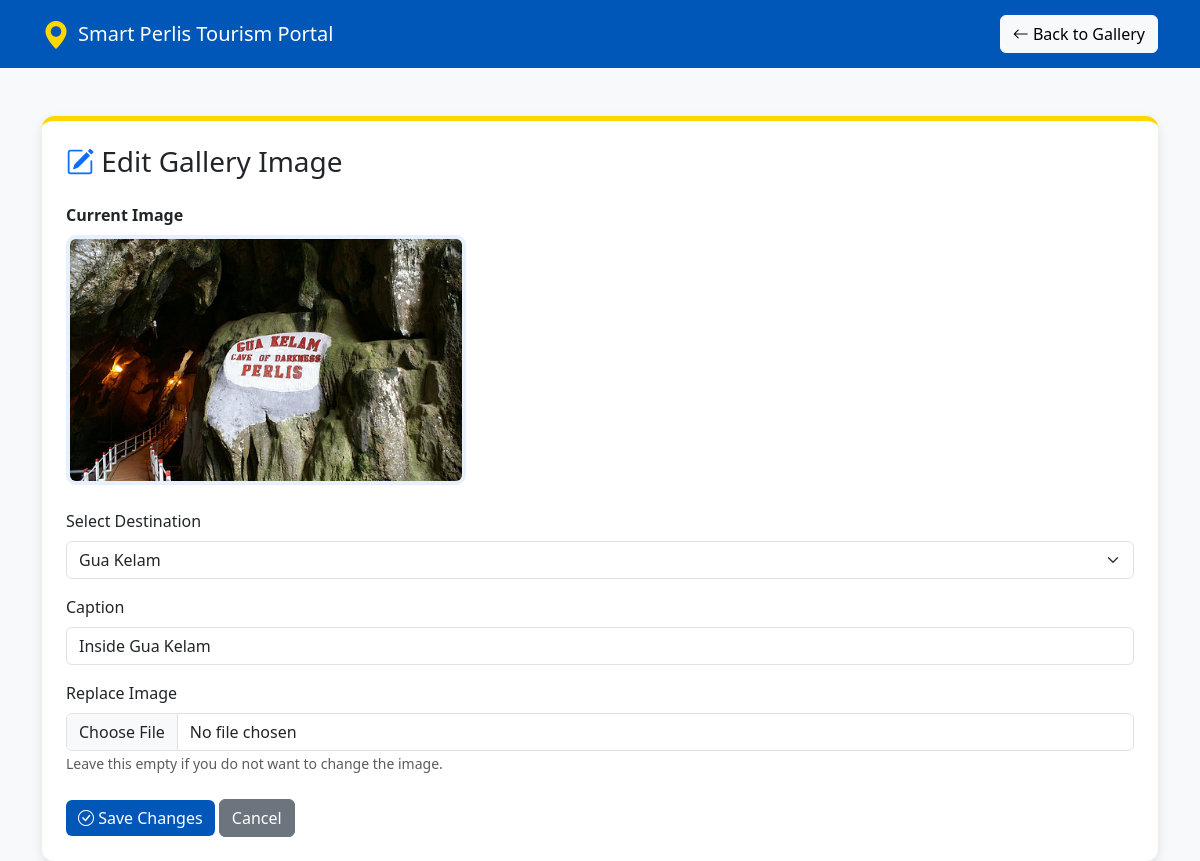
Screenshot of /admin/edit_gallery.php?id=2 (signed in) with the database file from the repository.
### tables this page shows
CREATE TABLE `gallery` (
  `gallery_id` int(11) NOT NULL,
  `title` varchar(100) DEFAULT NULL,
  `image` varchar(255) DEFAULT NULL,
  `caption` varchar(255) DEFAULT NULL,
  `destination_id` int(11) DEFAULT NULL
);

CREATE TABLE `destinations` (
  `destination_id` int(11) NOT NULL,
  `destination_name` varchar(100) NOT NULL,
  `category` varchar(50) DEFAULT NULL,
  `location` varchar(100) DEFAULT NULL,
  `description` text DEFAULT NULL,
  `image` varchar(255) DEFAULT NULL,
  `created_at` timestamp NOT NULL DEFAULT current_timestamp()
);

### admin/edit_gallery.php (the view, shortened to what this page needs)
<?php
include("../config.php");
$id = (int) $_GET['id'];
$result = mysqli_query(
    $conn,
    "SELECT *
     FROM gallery
     WHERE gallery_id='$id'"
);
$gallery = mysqli_fetch_assoc($result);
?>
<!DOCTYPE html>
<html lang="en">
<head>
<link
    href="https://cdn.jsdelivr.net/npm/bootstrap@5.3.3/dist/css/bootstrap.min.css"
    rel="stylesheet"
>
<link
    href="https://cdn.jsdelivr.net/npm/bootstrap-icons@1.11.3/font/bootstrap-icons.css"
    rel="stylesheet"
>
</head>
<body class="bg-light">
<nav class="navbar navbar-dark navbar-blue">
<div class="container">
<a class="navbar-brand d-flex align-items-center gap-2">
<i class="bi bi-geo-alt-fill logo-icon"></i>
<span>
Smart Perlis Tourism Portal
</span>
</a>
<a
    href="manage_gallery.php"
    class="btn btn-light"
>
<i class="bi bi-arrow-left"></i>
Back to Gallery
</a>
</div>
</nav>
<div class="container mt-5">
<div class="card edit-card p-4">
<h3 class="mb-4">
<i class="bi bi-pencil-square text-primary"></i>
Edit Gallery Image
</h3>
<form
    method="POST"
    enctype="multipart/form-data"
>
<div class="mb-4">
<label class="form-label fw-bold">
Current Image
</label>
<br>
<img
    src="../assets/images/<?php
        echo htmlspecialchars($gallery['image']);
    ?>"
    class="current-image"
    alt="Current Gallery Image"
>
</div>
<div class="mb-3">
<label class="form-label">
Select Destination
</label>
<select
    name="destination"
    class="form-select"
    required
>
<?php
$destination = mysqli_query(
    $conn,
    "SELECT * FROM destinations
     ORDER BY destination_name ASC"
);
while($row = mysqli_fetch_assoc($destination)){
?>
<option
    value="<?php echo $row['destination_id']; ?>"
    <?php
    if(
        $row['destination_id']
        ==
        $gallery['destination_id']
    ){
        echo "selected";
    }
    ?>
>
<?php
echo htmlspecialchars(
    $row['destination_name']
);
?>
</option>
<?php
}
?>
</select>
</div>
<div class="mb-3">
<label class="form-label">
Caption
</label>
<input
    type="text"
    name="caption"
    class="form-control"
    value="<?php
        echo htmlspecialchars(
            $gallery['caption']
        );
    ?>"
>
</div>
<div class="mb-4">
<label class="form-label">
Replace Image
</label>
<input
    type="file"
    name="image"
    class="form-control"
    accept="image/*"
>
<small class="text-muted">
Leave this empty if you do not want to change the image.
</small>
</div>
<button
    type="submit"
    name="update"
    class="btn btn-blue"
>
<i class="bi bi-check-circle"></i>
Save Changes
</button>
<a
    href="manage_gallery.php"
    class="btn btn-secondary"
>
Cancel
</a>
</form>
</div>
</div>
</body>
</html>

### admin/edit_gallery.php (style rules this page uses)
.navbar-blue { background-color: #0057B8; }
.logo-icon { color: #FFD700; font-size: 28px; }
.btn-blue { background-color: #0057B8; color: white; border: none; }
.edit-card { border: none; border-top: 5px solid #FFD700; border-radius: 12px; box-shadow: 0 4px 12px rgba(0,0,0,0.10); }
.current-image { width: 100%; max-width: 400px; height: 250px; object-fit: cover; border-radius: 10px; border: 4px solid #E6F0FF; }

### rows the page displays
gallery: image (picture), destination "Gua Kelam", caption "Inside Gua Kelam"
